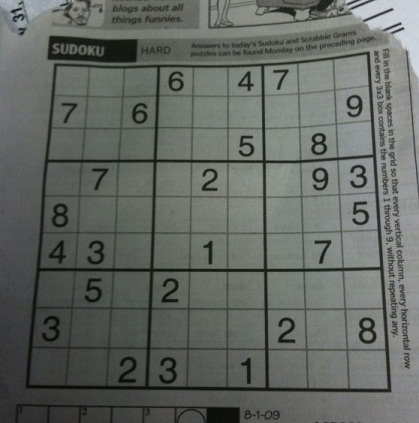
#> input picture pract/dave.jpg, 419 x 423 px
$ python hough.py
#> lines starting #> are read from the running program, lines starting #| are printed output that depends on the picture; after the words box and inside, x2 and y2 are one past the last pixel; in counts of white or black regions, pixels touching at a corner belong together
"""import cv2
import numpy as np

img = cv2.imread('cameraman.tif')
gray = cv2.cvtColor(img,cv2.COLOR_BGR2GRAY)
edges = cv2.Canny(gray,50,150,apertureSize = 3)

lines = cv2.HoughLines(edges,1,np.pi/180,200)
for rho,theta in lines[0]:
    a = np.cos(theta)
    b = np.sin(theta)
    x0 = a*rho
    y0 = b*rho
    x1 = int(x0 + 1000*(-b))
    y1 = int(y0 + 1000*(a))
    x2 = int(x0 - 1000*(-b))
    y2 = int(y0 - 1000*(a))

    cv2.line(img,(x1,y1),(x2,y2),(0,0,255),2)

cv2.imwrite('houghlines3.jpg',img)"""
import cv2
import numpy as np

img = cv2.imread('dave.jpg')
#> img is the input picture: shape (423, 419, 3); mean B, G, R 98.9, 103.6, 99.4
gray = cv2.cvtColor(img,cv2.COLOR_BGR2GRAY)
edges = cv2.Canny(gray,50,150,apertureSize = 3)
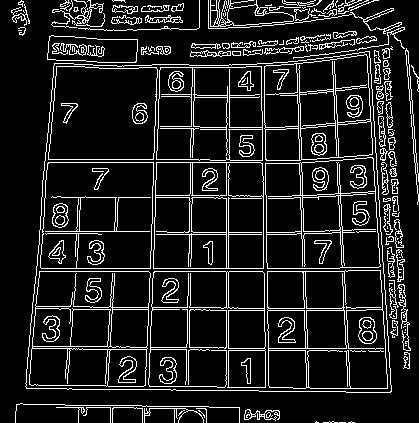
#> edges: shape (423, 419); 12% white in thin lines or dots
minLineLength = 100
maxLineGap = 10
lines = cv2.HoughLinesP(edges,1,np.pi/180,100,minLineLength,maxLineGap)
#> lines = 185 rows, first 6: [158, 128, 158, 102], [267, 268, 339, 268], [39, 271, 148, 271], [193, 126, 193, 101], [226, 268, 226, 198], [303, 271, 303, 294]
for x1,y1,x2,y2 in lines[0]:
    cv2.line(img,(x1,y1),(x2,y2),(0,255,0),2)
#> this loop made 1 pass
#> img: shape (423, 419, 3); 0.05% of pixels changed, all inside (x1, y1, x2, y2) = (157, 101, 160, 130)

cv2.imwrite('houghlines5.jpg',img)
